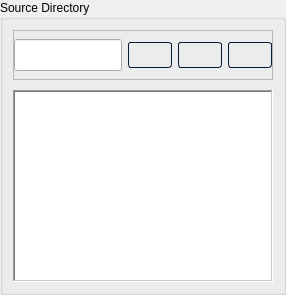
               <widget class="QGroupBox" name="groupBox_Sourcetree">
                <property name="title">
                 <string>Source Directory</string>
                </property>
                <layout class="QVBoxLayout" name="verticalLayout_3">
                 <property name="spacing">
                  <number>10</number>
                 </property>
                 <property name="leftMargin">
                  <number>10</number>
                 </property>
                 <property name="topMargin">
                  <number>10</number>
                 </property>
                 <property name="rightMargin">
                  <number>10</number>
                 </property>
                 <property name="bottomMargin">
                  <number>10</number>
                 </property>
                 <item>
                  <widget class="QFrame" name="frame_path_source">
                   <property name="minimumSize">
                    <size>
                     <width>0</width>
                     <height>50</height>
                    </size>
                   </property>
                   <property name="maximumSize">
                    <size>
                     <width>16777215</width>
                     <height>16777215</height>
                    </size>
                   </property>
                   <property name="frameShape">
                    <enum>QFrame::StyledPanel</enum>
                   </property>
                   <property name="frameShadow">
                    <enum>QFrame::Raised</enum>
                   </property>
                   <layout class="QHBoxLayout" name="horizontalLayout_4">
                    <property name="leftMargin">
                     <number>0</number>
                    </property>
                    <property name="topMargin">
                     <number>0</number>
                    </property>
                    <property name="rightMargin">
                     <number>0</number>
                    </property>
                    <property name="bottomMargin">
                     <number>0</number>
                    </property>
                    <item>
                     <widget class="MyLineEdit" name="path_source">
                      <property name="minimumSize">
                       <size>
                        <width>0</width>
                        <height>32</height>
                       </size>
                      </property>
                      <property name="alignment">
                       <set>Qt::AlignLeading|Qt::AlignLeft|Qt::AlignVCenter</set>
                      </property>
                     </widget>
                    </item>
                    <item>
                     <widget class="QPushButton" name="but_source_up">
                      <property name="styleSheet">
                       <string notr="true">/*-----QPushButton-----*/
QPushButton
{
/**	background-color:  rgb(92, 106, 106);
	color: #ffffff;
**/	
   border-style: solid;
	border-width: 1px;
	border-radius: 3px;
	border-color: #051a39;
	padding: 5px;
}

QPushButton::disabled
{
	background-color: #404040;
	color: #656565;
	border-color: #051a39;

}


QPushButton::hover
{
	background-color: lightgrey;
	border-style: solid;
	border-width: 1px;
	border-radius: 3px;
	border-color: #051a39;
	padding: 5px;

}


QPushButton::pressed
{
	background-color: rgb(125, 155, 143);
	color: #ffffff;
	border-style: solid;
	border-width: 1px;
	border-radius: 3px;
	border-color: #051a39;
	padding: 5px;

}</string>
                      </property>
                      <property name="text">
                       <string/>
                      </property>
                      <property name="icon">
                       <iconset resource="resources.qrc">
                        <normaloff>:/icons/icons/corner-left-up.svg</normaloff>:/icons/icons/corner-left-up.svg</iconset>
                      </property>
                     </widget>
                    </item>
                    <item>
                     <widget class="QPushButton" name="but_select_source">
                      <property name="styleSheet">
                       <string notr="true">/*-----QPushButton-----*/
QPushButton
{
/**	background-color:  rgb(92, 106, 106);
	color: #ffffff;
**/	
   border-style: solid;
	border-width: 1px;
	border-radius: 3px;
	border-color: #051a39;
	padding: 5px;
}

QPushButton::disabled
{
	background-color: #404040;
	color: #656565;
	border-color: #051a39;

}


QPushButton::hover
{
	background-color: lightgrey;
	border-style: solid;
	border-width: 1px;
	border-radius: 3px;
	border-color: #051a39;
	padding: 5px;

}


QPushButton::pressed
{
	background-color: rgb(125, 155, 143);
	color: #ffffff;
	border-style: solid;
	border-width: 1px;
	border-radius: 3px;
	border-color: #051a39;
	padding: 5px;

}</string>
                      </property>
                      <property name="text">
                       <string/>
                      </property>
                      <property name="icon">
                       <iconset resource="resources.qrc">
                        <normaloff>:/icons/icons/more-horizontal.svg</normaloff>:/icons/icons/more-horizontal.svg</iconset>
                      </property>
                     </widget>
                    </item>
                    <item>
                     <widget class="QPushButton" name="but_copy_source">
                      <property name="toolTip">
                       <string>Set Target Dir = Source</string>
                      </property>
                      <property name="autoFillBackground">
                       <bool>false</bool>
                      </property>
                      <property name="styleSheet">
                       <string notr="true">/*-----QPushButton-----*/
QPushButton
{
/**	background-color:  rgb(92, 106, 106);
	color: #ffffff;
**/	
   border-style: solid;
	border-width: 1px;
	border-radius: 3px;
	border-color: #051a39;
	padding: 5px;
}

QPushButton::disabled
{
	background-color: #404040;
	color: #656565;
	border-color: #051a39;

}


QPushButton::hover
{
	background-color: lightgrey;
	border-style: solid;
	border-width: 1px;
	border-radius: 3px;
	border-color: #051a39;
	padding: 5px;

}


QPushButton::pressed
{
	background-color: rgb(125, 155, 143);
	color: #ffffff;
	border-style: solid;
	border-width: 1px;
	border-radius: 3px;
	border-color: #051a39;
	padding: 5px;

}</string>
                      </property>
                      <property name="text">
                       <string/>
                      </property>
                      <property name="icon">
                       <iconset resource="resources.qrc">
                        <normaloff>:/icons/icons/arrow-right-circle.svg</normaloff>:/icons/icons/arrow-right-circle.svg</iconset>
                      </property>
                      <property name="checkable">
                       <bool>false</bool>
                      </property>
                     </widget>
                    </item>
                   </layout>
                  </widget>
                 </item>
                 <item>
                  <widget class="MyTreeView" name="tree_source">
                   <property name="styleSheet">
                    <string notr="true">QLineEdit {

        padding: 3px;
 }
</string>
                   </property>
                   <property name="frameShape">
                    <enum>QFrame::WinPanel</enum>
                   </property>
                   <property name="frameShadow">
                    <enum>QFrame::Sunken</enum>
                   </property>
                   <property name="editTriggers">
                    <set>QAbstractItemView::EditKeyPressed</set>
                   </property>
                   <property name="tabKeyNavigation">
                    <bool>true</bool>
                   </property>
                   <property name="dragEnabled">
                    <bool>true</bool>
                   </property>
                   <property name="dragDropMode">
                    <enum>QAbstractItemView::DragDrop</enum>
                   </property>
                   <property name="alternatingRowColors">
                    <bool>true</bool>
                   </property>
                   <property name="selectionMode">
                    <enum>QAbstractItemView::ExtendedSelection</enum>
                   </property>
                   <property name="uniformRowHeights">
                    <bool>true</bool>
                   </property>
                   <property name="sortingEnabled">
                    <bool>true</bool>
                   </property>
                   <property name="animated">
                    <bool>true</bool>
                   </property>
                   <property name="expandsOnDoubleClick">
                    <bool>false</bool>
                   </property>
                  </widget>
                 </item>
                </layout>
               </widget>
